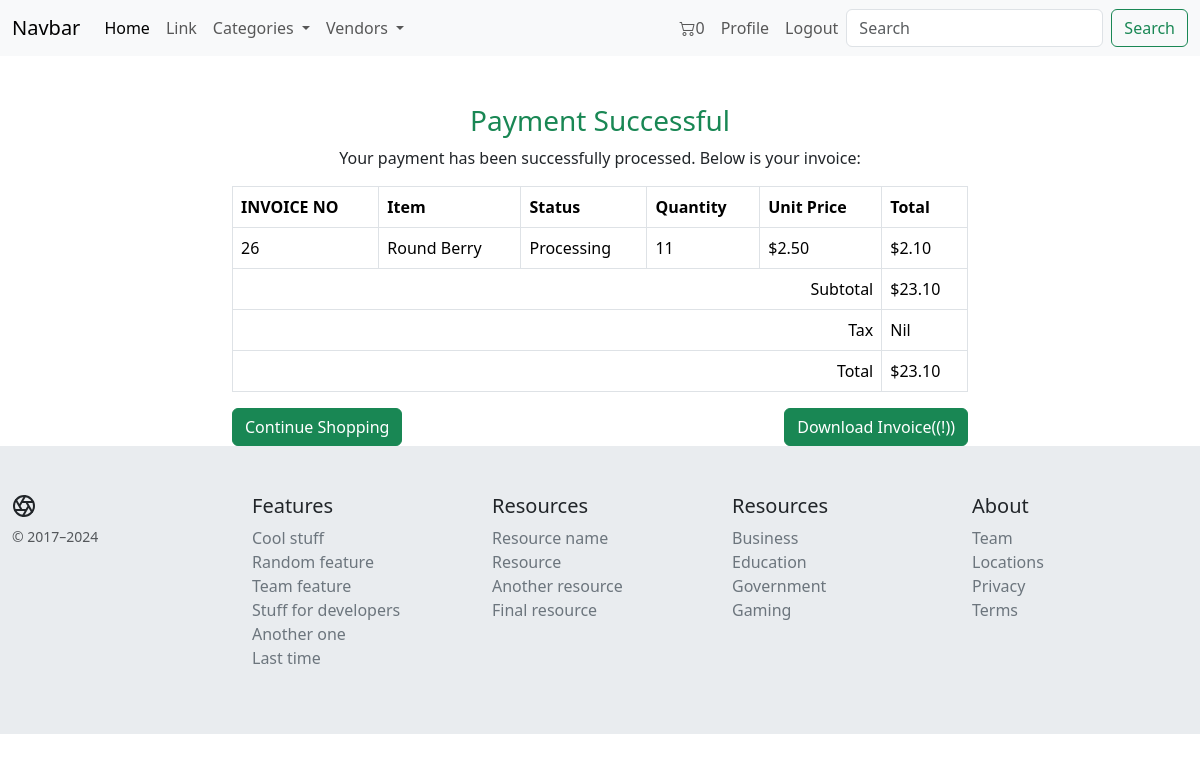
/order-success/ (signed in), run on the app's committed database.
### core/models.py (models this page shows, shortened)
class Order(models.Model):
    user = models.ForeignKey(
        customUser, on_delete=models.CASCADE, related_name='order_of_user')
    Invoice = models.AutoField(primary_key=True)
    order_quantity = models.IntegerField()
    order_price = models.DecimalField(max_digits=12, decimal_places=2)
    order_status = models.CharField(
        max_length=20, choices=order_Status_Choices, default='processing')
    paid_status = models.BooleanField(default=False)
    order_date = models.DateTimeField(auto_now_add=True)

class CartOrderItems(models.Model):
    order = models.ForeignKey(Order, on_delete=models.CASCADE)
    item = models.ForeignKey(Product, on_delete=models.CASCADE)
    quantity = models.IntegerField(default=0)
    price = models.DecimalField(
        max_digits=9999999, decimal_places=2, default="1.99")
    total = models.DecimalField(
        max_digits=9999999, decimal_places=2, default="1.99")
    class Meta:
        verbose_name_plural = "Order Items"

class Product(models.Model):
    PID = ShortUUIDField(
        unique=True, length=10, prefix="PID:", max_length=15)
    title = models.CharField(max_length=100, default='Sample')
    desc = models.CharField(
        max_length=500, default='lorem lroeam ipsm lorem doooi')
    specifications = models.TextField(null=True, blank=True)
    category = models.ForeignKey(
        Category, on_delete=models.SET_NULL, null=True, related_name='product_category')
    vendor = models.ForeignKey(
        Vendor, on_delete=models.SET_NULL, null=True, blank=True, related_name='product_vendor')
    image = models.ImageField(upload_to='Product_images')
    in_stock = models.BooleanField(default=True)
    featured_on_home_page = models.BooleanField(default=False)
    price = models.DecimalField(
        max_digits=12, decimal_places=2, default='4.99')
    discount_amount = models.DecimalField(
        max_digits=12, decimal_places=2, default=0)
    product_status = models.CharField(
        max_length=20, choices=Product_Choices, default='active')
    date_added = models.DateTimeField(auto_now_add=True)
    updated = models.DateTimeField(auto_now=True, null=True)
    tags = TaggableManager(blank=True)
    def price_after_discount(self):
        return self.price - self.discount_amount
    def __str__(self):
        return self.title

### core/views.py (the view)
# urls.py: path('order-success/', views.order_success, name='order-success'),
@login_required
def order_success(request):
    order = Order.objects.filter(user=request.user).latest('order_date')
    order.paid_status = True
    order.save()
    ordered_items = CartOrderItems.objects.filter(order=order)
    context = {
        'ordered_items': ordered_items,
        'order': order
    }
    return render(request, 'core/order_success.html', context)

### core/context_processors.py (called while the page is built)
def context_fn(request):
    categories = Category.objects.all()
    vendors = Vendor.objects.all()
    if "cart_data_object" in request.session:
        cart_items_count = len(request.session['cart_data_object'])
    else:
        cart_items_count = 0
    context = {
        'categories_context': categories,
        'vendors_context': vendors,
        'cart_items_count_context': cart_items_count,
    }
    return context

### core/models.py (called while the page is built)
    def __str__(self):
        return self.title

    def __str__(self):
        return self.title

### templates/core/order_success.html
{% extends 'core/base.html' %} {% load static %} {% block content %}
<div class="container mt-5">
    <div class="row justify-content-center">
        <div class="col-md-8">
            <div class="">
                <h3 class="text-center text-success">Payment Successful</h3>
                <div class="card-body">
                    <p class="text-center">
                        Your payment has been successfully processed. Below is your invoice:
                    </p>
                    <div class="table-responsive">
                        <table class="table table-bordered">
                            <thead>
                                <tr>
                                    <th>INVOICE NO</th>
                                    <th>Item</th>
                                    <th>Status</th>
                                    <th>Quantity</th>
                                    <th>Unit Price</th>
                                    <th>Total</th>
                                </tr>
                            </thead>
                            <tbody>
                                {% for i in ordered_items %}
                                <tr>
                                    <td>{{order.Invoice}}</td>
                                    <td>{{i.item}}</td>
                                    <td>{{order.order_status|title}}</td>
                                    <td>{{i.quantity}}</td>
                                    <td>${{i.price}}</td>
                                    <td>${{i.item.price_after_discount}}</td>
                                </tr>
                                {%endfor%}
                            </tbody>
                            <tfoot>
                                <tr>
                                    <td colspan="5" class="text-end">Subtotal</td>
                                    <td>${{order.order_price}}</td>
                                </tr>
                                <tr>
                                    <td colspan="5" class="text-end">Tax</td>
                                    <td>Nil</td>
                                </tr>
                                <tr>
                                    <td colspan="5" class="text-end">Total</td>
                                    <td>${{order.order_price}}</td>
                                </tr>
                            </tfoot>
                        </table>
                    </div>
                    <div class="justify-content-between d-flex">
                        <a href="{% url 'core:home' %}" class="btn btn-block btn-success">Continue Shopping</a>
                        <a href="" class="btn btn-block btn-success">Download Invoice((!))</a>
                    </div>
                </div>
            </div>
        </div>
    </div>
</div>
{%endblock%}

### data on the page
CartOrderItems: item "Round Berry", quantity "11", price "2.50", item.price_after_discount "2.10"
Order: Invoice "26", order_status "Processing", order_price "23.10"

### other printed values
{{ cart_items_count_context }} "0"
